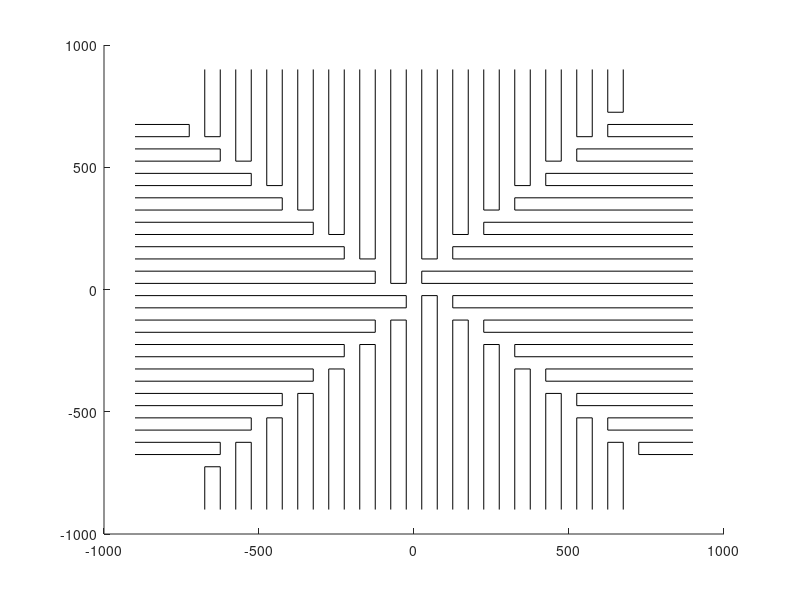

This figure's MATLAB source:
function plotElArray()
NQ_el = 14;
el_pos = zeros(4*NQ_el, 4, 2);

q1_x = (0:100:(NQ_el-1)*100) - (NQ_el-1)/2*100;
q1_y = -[0:100:(NQ_el/2-1)*100 (NQ_el/2 - 2)*100:-100:-100] + (NQ_el-1)/2*100 - 25;

el_x = [-25 -25 25 25];
el_y = [900 0 0 900];

k = 1;
for th = 0:-pi/2:-2*pi
    for i=1:numel(q1_x)
        x_tmp = el_x + q1_x(i);
        y_tmp = min(el_y + q1_y(i), 900);
        el_pos(k,:,1) = cos(th)*x_tmp - sin(th)*y_tmp;
        el_pos(k,:,2) = sin(th)*x_tmp + cos(th)*y_tmp;
        k = k + 1;
    end
end

hold on
for i = 1:56
    el_pos_i = squeeze(el_pos(i,:,:));
    
    plot(el_pos_i(:,1), el_pos_i(:,2), 'k-')
%     pause(.1)
end
hold off

end

